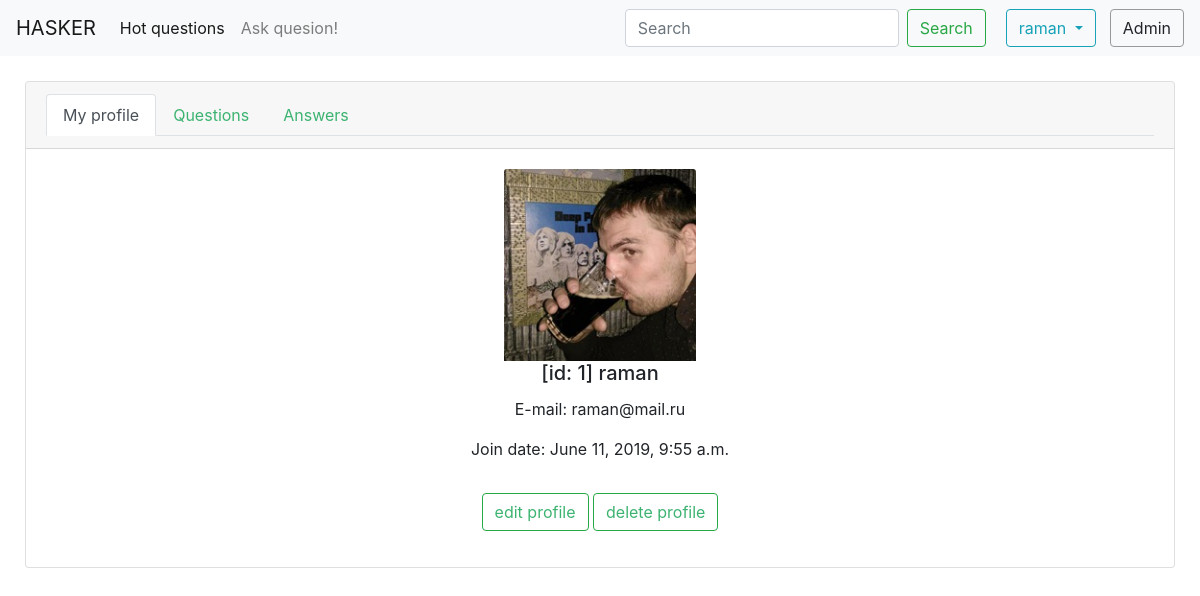
The app's page /hasker/auth/profile/ (signed in), older data.
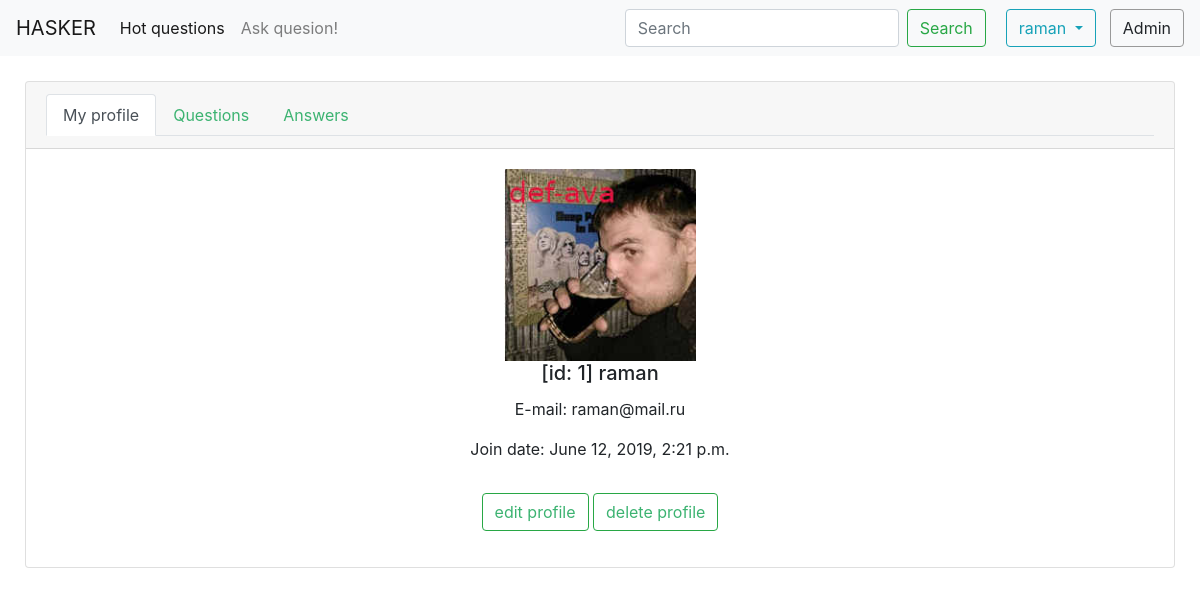
The same page, newer data.
### authorization/models.py (models this page shows, shortened)
class Person(AbstractUser):
    class Meta:
        verbose_name = 'Person'
    email = models.EmailField(max_length=254, unique=True, verbose_name='email address')
    avatar = models.ImageField(upload_to='avatars/', default='avatars/def_ava.jpg')

### authorization/views.py (the view)
# urls.py: path('profile/', person_profile, name='person_profile'),
def person_profile(request):
    try:
        person = Person.objects.get(username=request.user.username)
    except ObjectDoesNotExist:
        return redirect('login')
    return render(request, 'authorization/person_profile.html', {'person': person})

### authorization/templates/authorization/person_profile.html
{% extends 'authorization/base_auth.html' %}
{% block content %}
    <div class="card text-center">
        <div class="card-header">
            <ul class="nav nav-tabs">
                {% if nick %}
                <li class="nav-item">
                    <a class="nav-link active" href="{% url 'person_info' nick=nick %}">{{ person.username }}s profile</a>
                </li>
                {% else %}
                <li class="nav-item">
                    <a class="nav-link active" href="{% url 'person_profile' %}">My profile</a>
                </li>
                {% endif %}
                <li class="nav-item">
                    <a class="nav-link btn btn-btn-link" href="#">Questions</a>
                </li>
                <li class="nav-item">
                    <a class="nav-link btn btn-btn-link" href="#">Answers</a>
                </li>
            </ul>
        </div>
        <div class="card-body">
            <img src="{{ person.avatar.url }}" class="card-img-top" style="width: 12rem;" alt="avatars/def_ava.jpg">
            <h5 class="card-title">[id: {{ person.id }}] {{ person.username }}</h5>
            <p class="card-text">E-mail: {{ person.email }}</p>
            <p class="card-text">Join date: {{ person.date_joined }}</p>
            {% if not nick %}
                <a href="{% url 'update_profile' %}" class="btn btn-outline-success">edit profile</a>
                <a href="#" class="btn btn-outline-success">delete profile</a>
            {% endif %}
        </div>
    </div>
{% endblock %}

### authorization/templates/authorization/base_auth.html (shortened to what this page needs)
{% extends 'global_template.html' %}
{% block authorization %}
    {% if request.user.is_authenticated %}
        <div class="dropdown">
            <button class="btn btn-outline-info dropdown-toggle" type="button" id="dropdownMenuButton" data-toggle="dropdown" aria-haspopup="true" aria-expanded="false">
                {{ request.user.username }}
            </button>
        </div>
    {% endif %}
{% endblock %}

### templates/global_template.html (shortened to what this page needs)
{% load static %}
<!DOCTYPE html>
<html lang="en">
<head>
    <link rel="stylesheet" href="https://stackpath.bootstrapcdn.com/bootstrap/4.3.1/css/bootstrap.min.css">
    <link rel="stylesheet" href="{% static 'css/styles.css' %}">
</head>
<body>
        <nav class="navbar navbar-expand-lg navbar-light bg-light sticky-top">
        <a class="navbar-brand" href="{% url 'index_view' %}">HASKER</a>
        <div class="collapse navbar-collapse" id="navbarNav">
            <ul class="navbar-nav mr-auto">
                <li class="nav-item active">
                    <a class="nav-link" href="#">Hot questions <span class="sr-only">(current)</span></a>
                </li>
                {% if request.user.is_authenticated %}
                    <li class="nav-item">
                        <a class="nav-link" href="#">Ask quesion!</a>
                    </li>
                {% endif %}
            </ul>
            <form class="form-inline my-2 my-lg-0" action="#">
                <input class="form-control mr-sm-2" type="search" placeholder="Search" aria-label="Search" name="search">
                <button class="btn btn-outline-success my-2 my-sm-0" type="submit">Search</button>
            </form>
            {% block authorization %}
            {% endblock %}
            {% if request.user.is_authenticated and request.user.is_staff %}
                <a class="btn btn-light" href="/admin">Admin</a>
            {% endif %}
        </div>
    </nav>
    {% block content %}{% endblock %}
</body>
</html>

### files/static/css/styles.css (style rules this page uses)
.btn-light { border: 1px solid #999; margin-left: 14px; }
.card { margin: 25px; }
.card-img-top { display: block; margin-left: auto; margin-right: auto; }
.btn-outline-success { margin-top: 16px; margin-bottom: 16px; }
.card-header a { color: MediumSeaGreen; }
.card-body a { color: MediumSeaGreen; }
.btn-outline-info { margin-left: 20px; }

Row changes from the older to the newer data that the page shows:
changed Person "raman": avatar: a different picture; date_joined "June 11, 2019, 9:55 a.m." → "June 12, 2019, 2:21 p.m."
